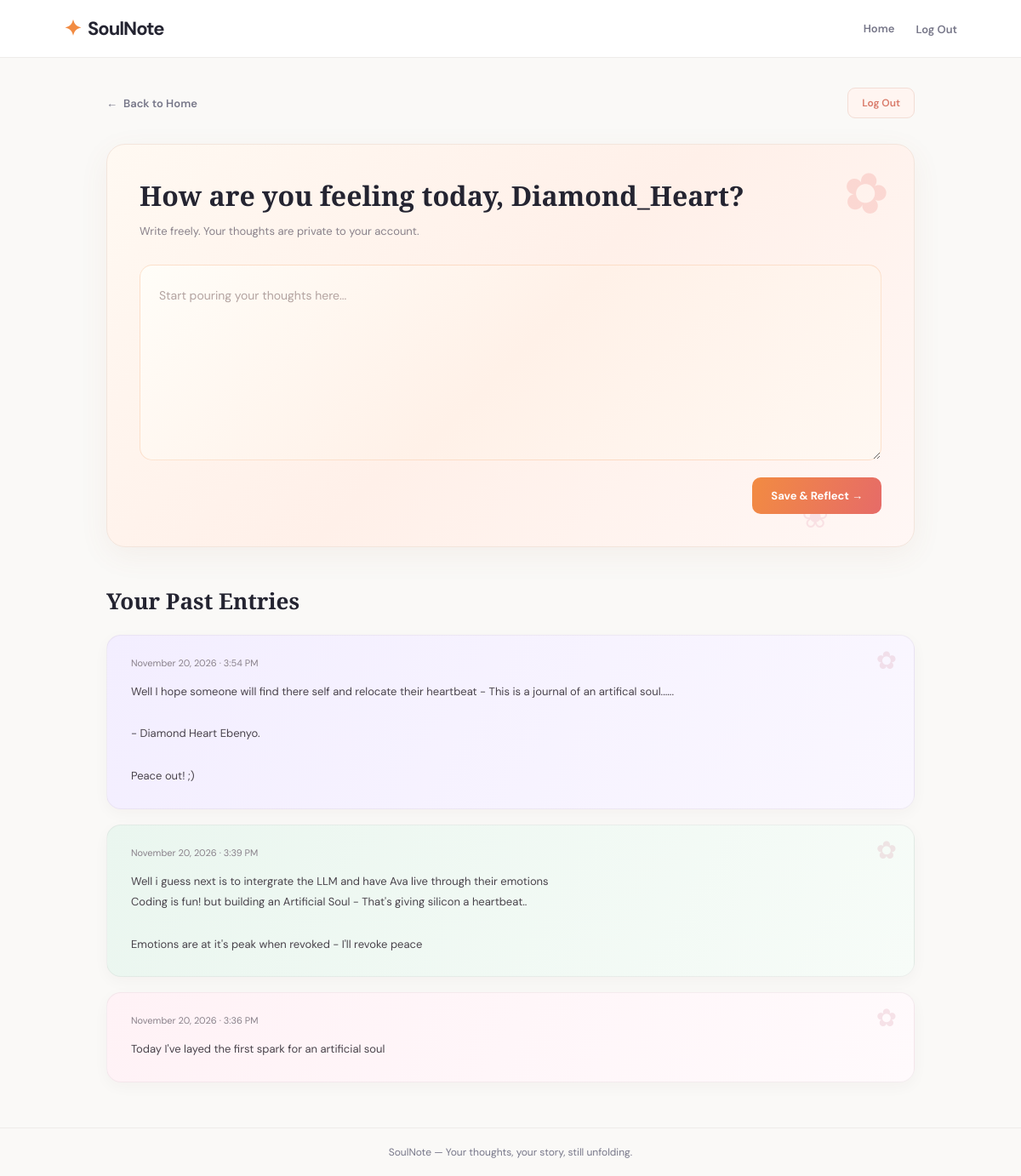
The app's page /diary-space (signed in), older data.
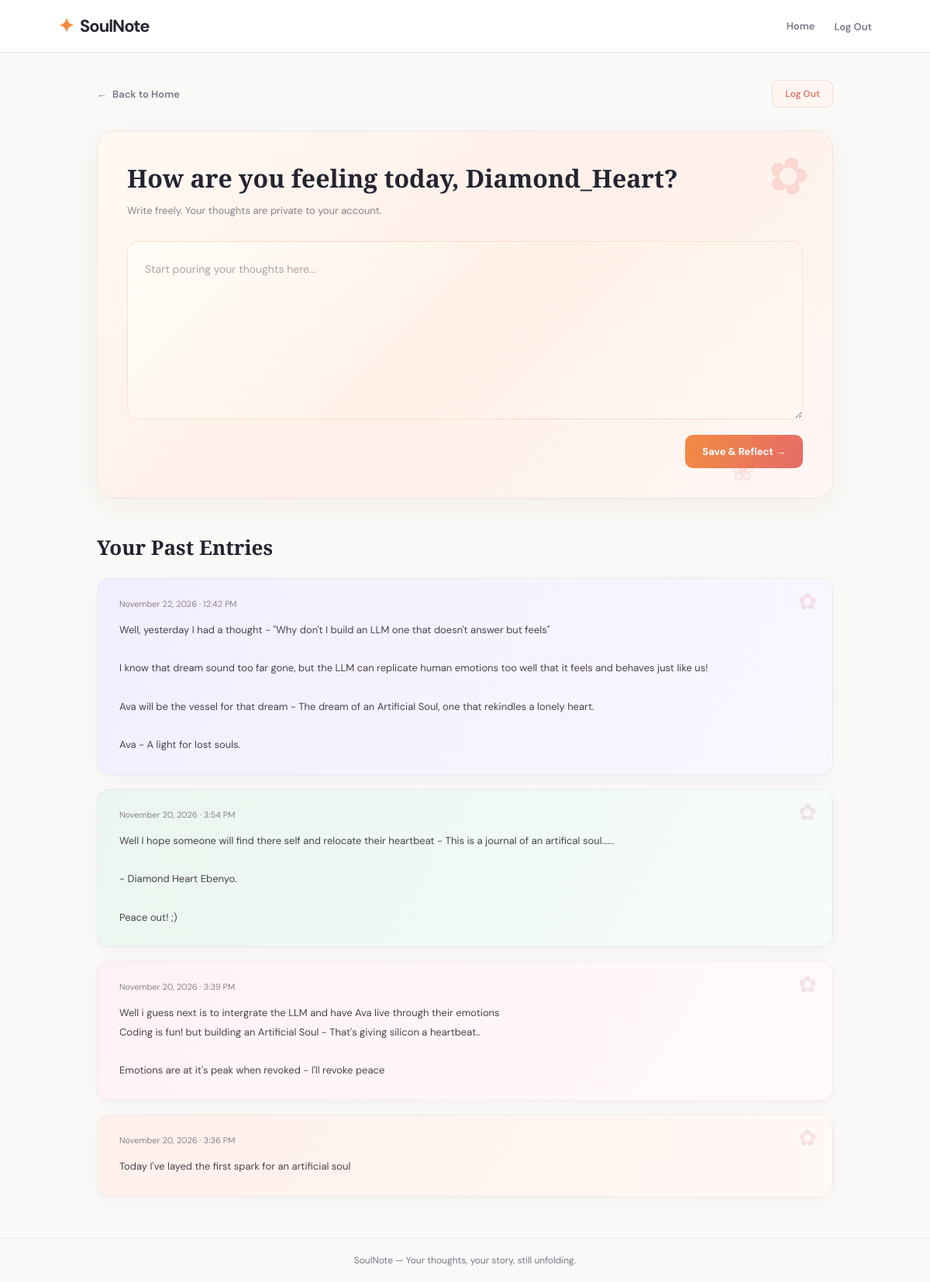
The same page, newer data.
### diary/models.py (models this page shows, shortened)
class DiaryEntry(models.Model):
	entry_uuid = models.UUIDField(
		default=uuid.uuid4,
		editable=False,
		null=True
	)
	user = models.ForeignKey(User, on_delete=models.CASCADE, related_name='diary_entries')
	content = models.TextField()
	detected_emotions = models.CharField(max_length=50, blank=True, null=True)
	ai_reflection = models.TextField(blank=True, null=True)
	ip_address = models.GenericIPAddressField(blank=True, null=True)
	created_at = models.DateTimeField(auto_now_add=True)
	updated_at = models.DateTimeField(auto_now=True)
	class Meta:
		ordering = ['-created_at']
		verbose_name_plural = "Diary Entries"
		constraints = [
			models.UniqueConstraint(
				fields=['user', 'entry_uuid'],
				name='unique_entry_uuid_per_user'
			)
		]

### diary/views.py (the view)
# urls.py: path('diary-space', diary_view, name='diary-space'),
@login_required(login_url='landing')
def diary_view(request):
	if request.method == 'POST':
		form = DiaryEntryForm(request.POST)
		if form.is_valid():
			entry = form.save(commit=False)
			entry.user = request.user
			x_forwarded_for = request.META.get(
				'HTTP_X_FORWARDED_FOR'
			)
			if x_forwarded_for:
				entry.ip_address = x_forwarded_for.split(',')[0].strip()
			else:
				entry.ip_address = request.META.get('REMOTE_ADDR')
			entry.save()
			return redirect('diary-space')
	else:
		form = DiaryEntryForm()
	entries = DiaryEntry.objects.filter(
		user=request.user
	).order_by('-id')
	context = {
		'form': form,
		'entries': entries,
	}
	return render(request, 'diary/diary-space.html', context)

### diary/forms.py
class DiaryEntryForm(forms.ModelForm):
	class Meta:
		model = DiaryEntry
		fields = ['content']
		widgets = {
            'content': forms.Textarea(attrs={
                'rows': 5,
                'placeholder': 'Start pouring your thoughts here...',
                'class': 'w-full rounded-xl border border-stone-300 p-4 text-slate-700 focus:outline-none focus:ring-2 focus:ring-indigo-500 focus:border-transparent'
            })
        }

### templates/diary/diary-space.html (shortened to what this page needs)
{% extends "base.html" %}
{% load static %}
{% block extra_css %}
<link rel="stylesheet" href="{% static 'styles/diary-space.css' %}">
{% endblock %}
{% block content %}
<div class="diary-container">
    <div class="diary-header">
        <a href="{% url 'home' %}" class="back-button">
            <span>←</span> Back to Home
        </a>
        <form method="POST" action="{% url 'logout' %}">
			<button type="submit" class="logout-button">
				Log Out
			</button>
		</form>
    </div>
    <section class="reflection-card">
        <div class="reflection-heading">
            <h1>How are you feeling today, {{ request.user.username }}?</h1>
            <p>Write freely. Your thoughts are private to your account.</p>
        </div>
        <form method="POST">
            {{ form.content }}
            <div class="form-actions">
                <button type="submit" class="save-button">
                    Save & Reflect →
                </button>
            </div>
        </form>
    </section>
    <section class="entries-section">
        <h2>Your Past Entries</h2>
        {% for entry in entries %}
            <article class="entry-card">
                <div class="entry-meta">
                    <span>
                        {{ entry.created_at|date:"F j, Y · g:i A" }}
                    </span>
                </div>
                <p class="entry-content">{{ entry.content }}</p>
            </article>
        {% empty %}
            <div class="empty-state">
                <span>✧</span>
                <h3>Your story starts here.</h3>
                <p>No entries yet. Write your first reflection above.</p>
            </div>
        {% endfor %}
    </section>
</div>
{% endblock %}

### templates/base.html (shortened to what this page needs)
{% load static %}
<!DOCTYPE html>
<html lang="en">
<head>
    <link rel="stylesheet" href="{% static 'styles/base.css' %}">
    {% block extra_css %}{% endblock %}
</head>
<body>
    <nav class="navbar">
        <div class="navbar-inner">
            <a href="{% url 'home' %}" class="brand">
                <span class="brand-icon">✦</span>
                <span>SoulNote</span>
            </a>
            <div class="nav-links">
                {% if user.is_authenticated %}
                    <a href="{% url 'home' %}">Home</a>
                    <form action="{% url 'logout' %}" method="post">
                        <button type="submit" class="logout-link">
                            Log Out
                        </button>
                    </form>
                {% else %}
                    <a href="{% url 'login' %}">Log In</a>
                    <a href="{% url 'register' %}" class="signup-link">
                        Sign Up
                    </a>
                {% endif %}
            </div>
        </div>
    </nav>
    <main class="main-content">
        {% block content %}{% endblock %}
    </main>
    <footer class="site-footer">
        <p>SoulNote — Your thoughts, your story, still unfolding.</p>
    </footer>
</body>
</html>

### static/styles/base.css (style rules this page uses)
:root { --orange: #F28B42; --blue: #5479C7; --red: #E66B68; --dark: #242431; --muted: #777789; --background: #FAF9F7; --white: #FFFFFF; --border: #EEECEA; }
* { margin: 0; padding: 0; box-sizing: border-box; }
body { min-height: 100vh; display: flex; flex-direction: column; font-family: 'DM Sans', sans-serif; background: var(--background); color: var(--dark); }
.navbar { background: var(--white); border-bottom: 1px solid var(--border); }
.navbar-inner { max-width: 1100px; margin: auto; padding: 17px 25px; display: flex; align-items: center; justify-content: space-between; }
.brand { display: flex; align-items: center; gap: 8px; color: var(--dark); text-decoration: none; font-size: 22px; font-weight: 700; letter-spacing: -1px; }
.brand-icon { color: var(--orange); font-size: 25px; }
.nav-links { display: flex; align-items: center; gap: 25px; }
.nav-links a, .logout-link { color: var(--muted); text-decoration: none; font-family: inherit; font-size: 13px; font-weight: 600; transition: color .2s ease; }
.nav-links form { display: inline; }
.logout-link { background: none; border: none; cursor: pointer; }
.main-content { flex: 1; width: 100%; max-width: 1100px; margin: 0 auto; padding: 35px 25px; }
.site-footer { padding: 20px; text-align: center; border-top: 1px solid var(--border); color: var(--muted); font-size: 12px; }

Row changes from the older to the newer data that the page shows:
added DiaryEntry: created_at "November 22, 2026 · 12:42 PM", content "Well, yesterday I had a thought - \"Why don't I build an LLM one that doesn't answer but feels\" I know that dream sound too far gone, but the LLM can replicate human emotions too well that it feels and behaves just like us! Ava will be the vessel for that dream - The dream of an Artificial Soul, one that rekindles a lonely heart. Ava - A light for lost souls."
